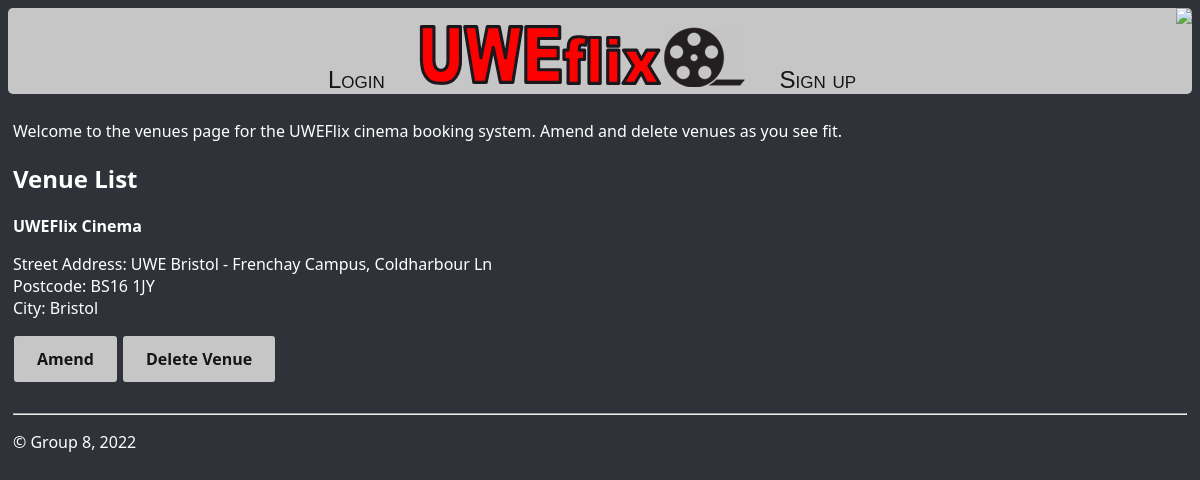
/allVenues/, run on an earlier commit of the app's database.
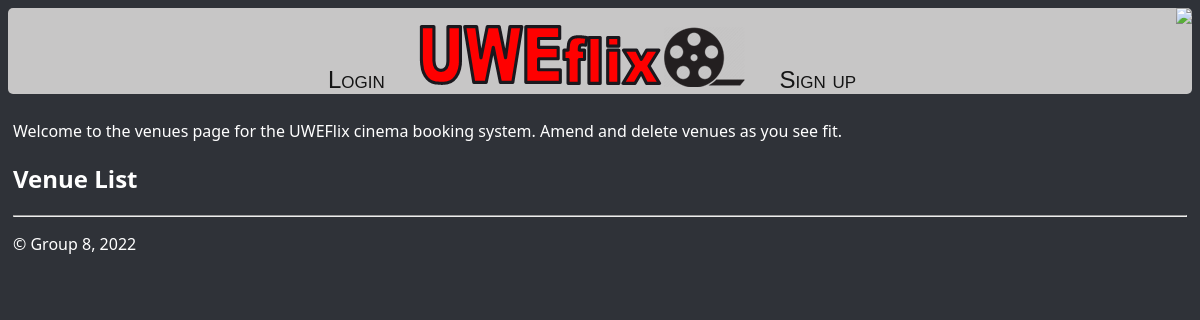
And on a later commit of the database.
### uweflix/models.py (models this page shows)
class Venue(models.Model):
    venue_id = models.UUIDField(primary_key=True, default=uuid.uuid4, editable=False, unique=True)
    name =  models.CharField(max_length=25)
    street_address = models.CharField(max_length=100)
    postcode = models.CharField(max_length=8)
    city = models.CharField(max_length=20)

### uweflix/views.py (the view)
# urls.py: path("allVenues/", views.getAllVenues, name="allVenues"),
def getAllVenues(request):
    venueList = Venue.objects.all()
    return render(request, 'uweflix/allVenues.html', {'venueList': venueList})

### uweflix/templates/uweflix/allVenues.html (shortened to what this page needs)
{% extends "uweflix/layout.html" %}
{% block content %}
    <p>Welcome to the venues page for the UWEFlix cinema booking system. Amend and delete venues as you see fit.</p>
    <h2>Venue List</h2>
{% for venue in venueList %}
    <div class="card">
        <div class="card-header">
            <strong>{{ venue.name }}</strong>
        </div>
        <div class="card-body">
        <p class="card-text">
            Street Address:  {{ venue.street_address }}
            <br>
            Postcode:  {{ venue.postcode }}
            <br>
            City:  {{ venue.city }}
            <br>
        </p>
        </div>
        <div class="card-footer text-muted">
            <a class="amendButtons" href="{% url 'amendVenues' venue.venue_id %}">Amend</a>
            <a class="deleteButtons" href="{% url 'deleteVenues' venue.venue_id %}">Delete Venue</a>
        </div>
    </div>
    <br>
    {% endfor %}
{% endblock %}

What changed in the data, as far as the page shows it:
removed Venue: name "UWEFlix Cinema", street_address "UWE Bristol - Frenchay Campus, Coldharbour Ln", postcode "BS16 1JY", city "Bristol"
